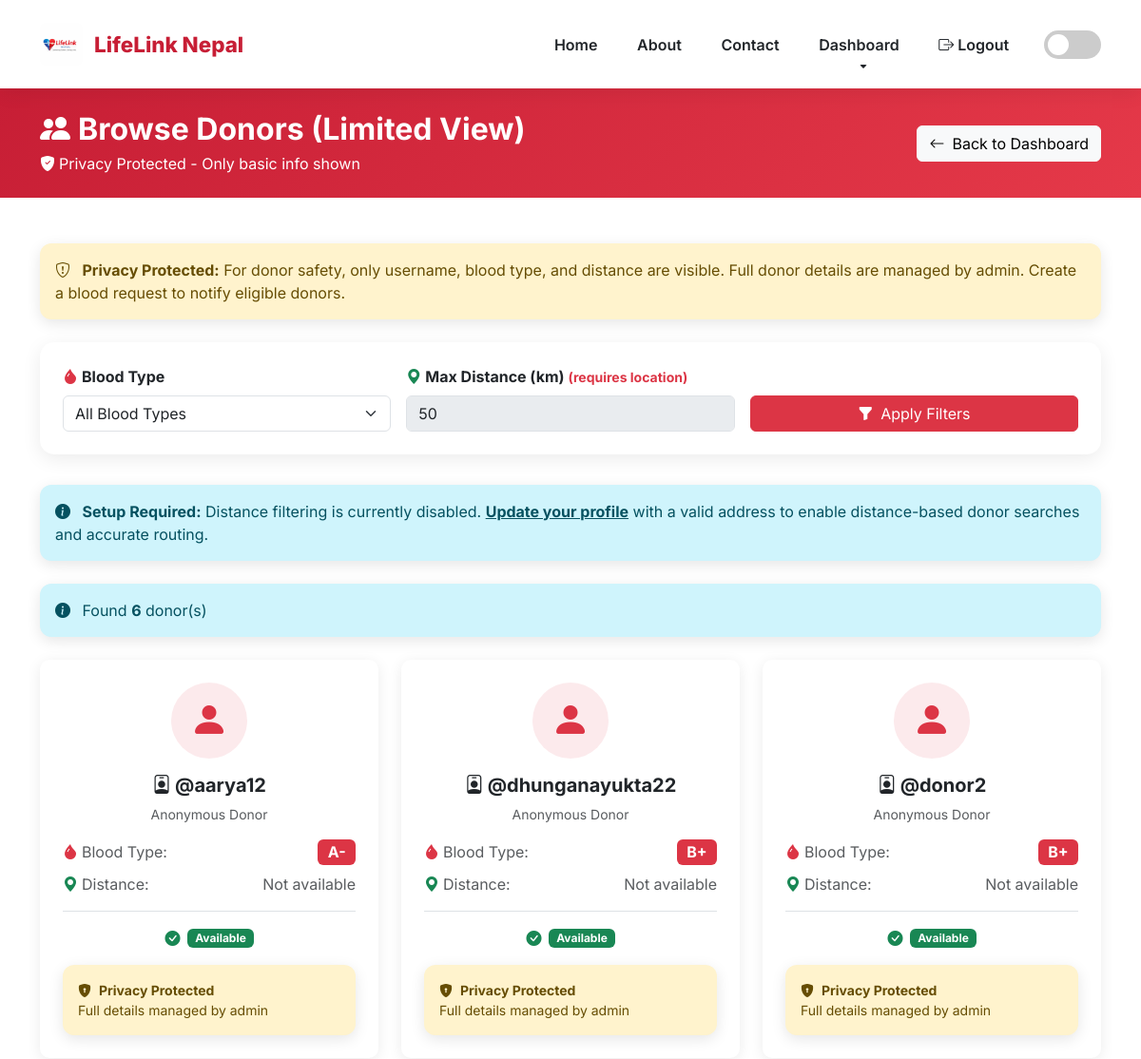
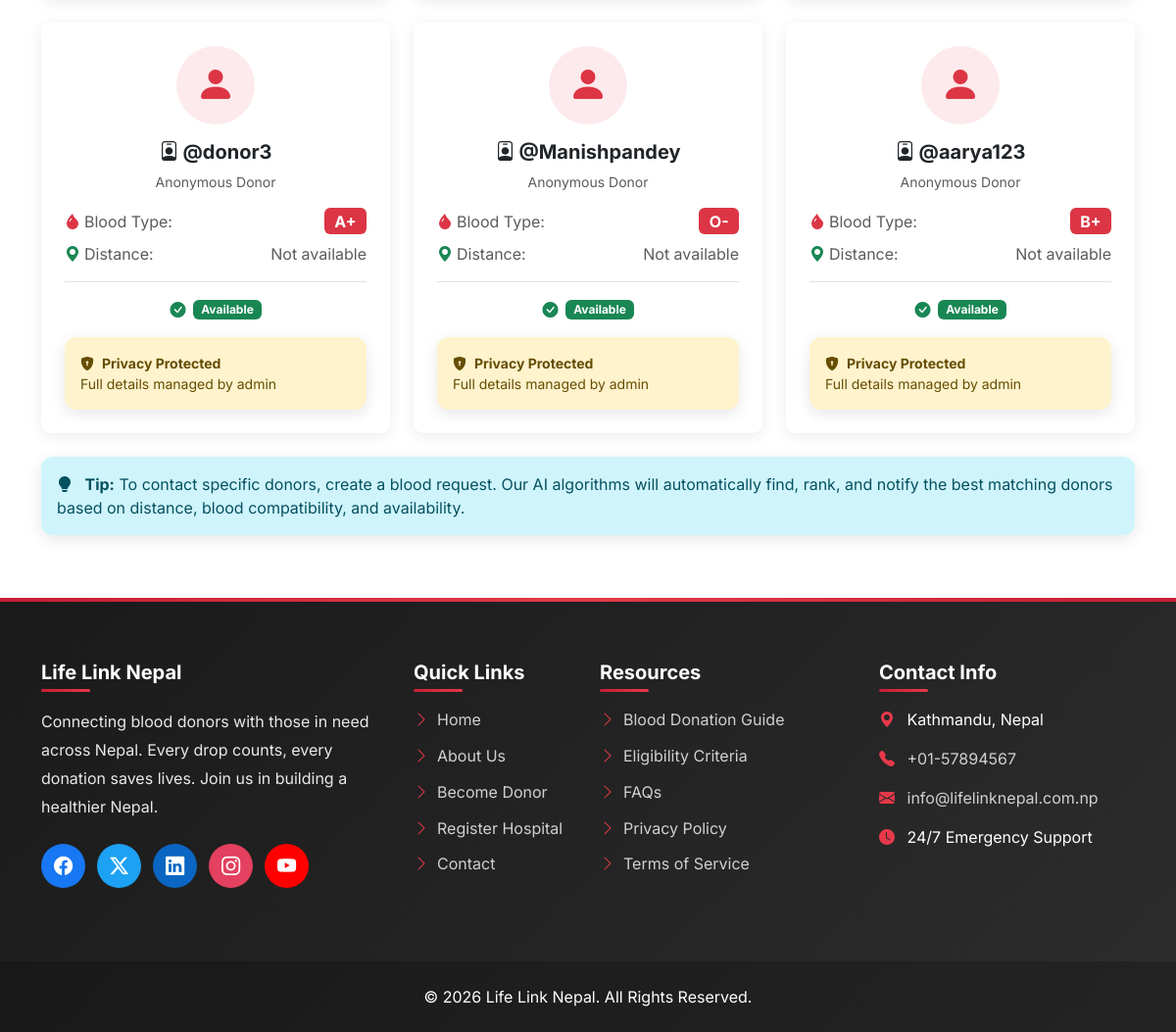
/hospitals/donors/ (signed in), run on the app's committed database (2 pictures, top to bottom).
### accounts/models.py (models this page shows, shortened)
class CustomUser(AbstractUser):
    USER_TYPE_CHOICES = (
        ('donor', 'Donor'),
        ('hospital', 'Hospital'),
    )
    user_type = models.CharField(
        max_length=10,
        choices=USER_TYPE_CHOICES,
        default='donor'
    )
    email = models.EmailField(unique=True)
    failed_attempts = models.PositiveIntegerField(default=0)
    is_locked = models.BooleanField(default=False)

### donors/models.py (models this page shows, shortened)
class DonorProfile(models.Model):
    BLOOD_TYPE_CHOICES = [
        ('A+', 'A+'), ('A-', 'A-'),
        ('B+', 'B+'), ('B-', 'B-'),
        ('O+', 'O+'), ('O-', 'O-'),
        ('AB+', 'AB+'), ('AB-', 'AB-'),
    ]
    user = models.OneToOneField(
        settings.AUTH_USER_MODEL,
        on_delete=models.CASCADE,
        related_name='donor_profile'
    )
    full_name = models.CharField(max_length=200)
    age = models.PositiveIntegerField(
        validators=[MinValueValidator(18), MaxValueValidator(65)]
    )
    phone = models.CharField(max_length=15, db_index=True)
    blood_type = models.CharField(max_length=4, choices=BLOOD_TYPE_CHOICES)
    address = models.TextField()
    latitude = models.FloatField(null=True, blank=True)
    longitude = models.FloatField(null=True, blank=True)
    donation_count = models.PositiveIntegerField(default=0)
    last_donation_date = models.DateField(null=True, blank=True)
    is_available = models.BooleanField(default=True)
    weight = models.FloatField(null=True, blank=True)
    medical_conditions = models.TextField(blank=True)
    created_at = models.DateTimeField(auto_now_add=True)
    updated_at = models.DateTimeField(auto_now=True)
    class Meta:
        verbose_name = "Donor Profile"
        verbose_name_plural = "Donor Profiles"
        ordering = ['-created_at']

### hospitals/views.py (the view)
# urls.py: path('donors/', views.hospital_donors, name='hospital_donors'),
@role_required('hospital')
def hospital_donors(request):
    hospital_profile = request.user.hospitalprofile
    blood_type_filter = request.GET.get('blood_type', '')
    try:
        max_distance = int(request.GET.get('max_distance', 50))
    except (ValueError, TypeError):
        max_distance = 50
    donors = DonorProfile.objects.filter(is_available=True, user__is_active=True)
    if blood_type_filter:
        donors = donors.filter(blood_type=blood_type_filter)
    hospital_has_location = (
        hospital_profile.latitude is not None
        and hospital_profile.longitude is not None
    )
    distances = {}  # donor.id -> km
    donor_list = []
    if hospital_has_location:
        for d in donors:
            if d.latitude is not None and d.longitude is not None:
                distance = haversine_distance(
                    hospital_profile.latitude,
                    hospital_profile.longitude,
                    d.latitude,
                    d.longitude,
                )
                distances[d.id] = distance
                if distance <= max_distance:
                    donor_list.append({
                        'username': d.user.username,
                        'blood_type': d.blood_type,
                        'distance': round(distance, 2),
                    })
            else:
                donor_list.append({
                    'username': d.user.username,
                    'blood_type': d.blood_type,
                    'distance': None,
                })
        donor_list.sort(key=lambda x: x['distance'] if x['distance'] is not None else float('inf'))
    else:
        for d in donors:
            donor_list.append({
                'username': d.user.username,
                'blood_type': d.blood_type,
                'distance': None,
            })
    context = {
        'hospital': hospital_profile,
        'donor_list': donor_list,
        'blood_type_filter': blood_type_filter,
        'max_distance': max_distance,
        'hospital_has_location': hospital_has_location,
    }
    return render(request, 'hospitals/hospital_donors.html', context)

### templates/hospitals/hospital_donors.html (shortened to what this page needs)
{% extends 'base.html' %}
{% load static %}
{% block content %}
<section class="py-4" style="background: linear-gradient(135deg, #c71e35 0%, #e53949 100%);">
    <div class="container">
        <div class="d-flex justify-content-between align-items-center text-white flex-wrap">
            <div class="mb-3 mb-md-0">
                <h2 class="fw-bold mb-1">
                    <i class="bi bi-people-fill me-2"></i>Browse Donors (Limited View)
                </h2>
                <p class="mb-0">
                    <i class="bi bi-shield-fill-check me-1"></i>Privacy Protected - Only basic info shown
                </p>
            </div>
            <div class="text-end">
                <a href="{% url 'hospital_dashboard' %}" class="btn btn-light">
                    <i class="bi bi-arrow-left me-2"></i>Back to Dashboard
                </a>
            </div>
        </div>
    </div>
</section>
<section class="py-5">
    <div class="container">
        <div class="alert alert-warning border-warning mb-4">
            <i class="bi bi-shield-exclamation me-2"></i>
            <strong>Privacy Protected:</strong> For donor safety, only username, blood type, and distance are visible.
            Full donor details are managed by admin. Create a blood request to notify eligible donors.
        </div>
        <div class="filter-card">
            <form method="get" class="row g-3 align-items-end">
                <div class="col-md-4">
                    <label class="form-label fw-bold">
                        <i class="bi bi-droplet-fill text-danger me-1"></i>Blood Type
                    </label>
                    <select name="blood_type" class="form-select">
                        <option value="">All Blood Types</option>
                    </select>
                </div>
                <div class="col-md-4">
                    <label class="form-label fw-bold">
                        <i class="bi bi-geo-alt-fill text-success me-1"></i>Max Distance (km)
                        {% if not hospital_has_location %}
                        <span class="text-danger small">(requires location)</span>
                        {% endif %}
                    </label>
                    <input type="number"
                           name="max_distance"
                           class="form-control"
                           value="{{ max_distance }}"
                           min="1"
                           max="500"
                           {% if not hospital_has_location %}disabled{% endif %}>
                </div>
                <div class="col-md-4">
                    <button type="submit" class="btn btn-danger w-100">
                        <i class="bi bi-funnel-fill me-2"></i>Apply Filters
                    </button>
                </div>
            </form>
        </div>
        {% if not hospital_has_location %}
        <div class="alert alert-info border-info mb-4">
            <i class="bi bi-info-circle-fill me-2"></i>
            <strong>Setup Required:</strong> Distance filtering is currently disabled.
            <a href="{% url 'edit_hospital_profile' %}" class="alert-link fw-bold">Update your profile</a>
            with a valid address to enable distance-based donor searches and accurate routing.
        </div>
        {% endif %}
        <div class="mb-4">
            <div class="alert alert-info mb-0">
                <i class="bi bi-info-circle-fill me-2"></i>
                Found <strong>{{ donor_list|length }}</strong> donor(s)
            </div>
        </div>
        {% if donor_list %}
            <div class="row g-4">
                {% for donor in donor_list %}
                <div class="col-md-6 col-lg-4">
                    <div class="donor-card">
                        <div class="text-center mb-3">
                            <div class="bg-danger bg-opacity-10 rounded-circle d-inline-flex align-items-center justify-content-center"
                                 style="width: 80px; height: 80px;">
                                <i class="bi bi-person-fill text-danger" style="font-size: 2.5rem;"></i>
                            </div>
                        </div>
                        <div class="text-center">
                            <h5 class="fw-bold mb-2">
                                <i class="bi bi-person-badge me-1"></i>@{{ donor.username }}
                            </h5>
                            <p class="text-muted small mb-3">Anonymous Donor</p>
                        </div>
                        <div class="mb-3">
                            <div class="d-flex align-items-center justify-content-between mb-2">
                                <span class="text-muted">
                                    <i class="bi bi-droplet-fill text-danger me-1"></i>Blood Type:
                                </span>
                                <span class="badge bg-danger fs-6">{{ donor.blood_type }}</span>
                            </div>
                            <div class="d-flex align-items-center justify-content-between">
                                <span class="text-muted">
                                    <i class="bi bi-geo-alt-fill text-success me-1"></i>Distance:
                                </span>
                                {% if donor.distance is not None %}
                                    <span class="fw-bold">{{ donor.distance }} km</span>
                                {% else %}
                                    <span class="text-muted">Not available</span>
                                {% endif %}
                            </div>
                        </div>
                        <div class="border-top pt-3">
                            <div class="d-flex align-items-center justify-content-center text-success">
                                <i class="bi bi-check-circle-fill me-2"></i>
                                <span class="badge bg-success">Available</span>
                            </div>
                        </div>
                        <div class="alert alert-warning mt-3 mb-0 small">
                            <i class="bi bi-shield-lock-fill me-1"></i>
                            <strong>Privacy Protected</strong><br>
                            Full details managed by admin
                        </div>
                    </div>
                </div>
                {% endfor %}
            </div>
        {% endif %}
        <div class="alert alert-info mt-4">
            <i class="bi bi-lightbulb-fill me-2"></i>
            <strong>Tip:</strong> To contact specific donors, create a blood request.
            Our AI algorithms will automatically find, rank, and notify the best matching donors based on
            distance, blood compatibility, and availability.
        </div>
    </div>
</section>
{% endblock %}

### templates/hospitals/hospital_donors.html (style rules this page uses)
.donor-card { background: white; border-radius: 10px; padding: 1.5rem; box-shadow: 0 3px 15px rgba(0,0,0,0.08); transition: all 0.3s ease; height: 100%; }
.filter-card { background: white; border-radius: 15px; padding: 1.5rem; box-shadow: 0 5px 20px rgba(0,0,0,0.08); margin-bottom: 2rem; }

### templates/base.html (style rules this page uses)
:root { --primary-red: #c71e35; --secondary-red: #e53949; --dark-red: #9b1728; --facebook: #1877f2; --twitter: #1da1f2; --linkedin: #0a66c2; --instagram: #e4405f; --youtube: #ff0000; }
* { margin: 0; padding: 0; box-sizing: border-box; }
body { font-family: 'Inter', sans-serif; transition: background 0.3s, color 0.3s; overflow-x: hidden; }
.alert { border-radius: 12px; border: none; box-shadow: 0 4px 15px rgba(0,0,0,0.1); }

### data on the page
CustomUser: username "aarya12"
DonorProfile: blood_type "A-"
CustomUser: username "dhunganayukta22"
DonorProfile: blood_type "B+"
CustomUser: username "donor2"
DonorProfile: blood_type "B+"
CustomUser: username "donor3"
DonorProfile: blood_type "A+"
CustomUser: username "Manishpandey"
DonorProfile: blood_type "O-"
CustomUser: username "aarya123"
DonorProfile: blood_type "B+"

### other printed values
{{ donor_list|length }} "6"
